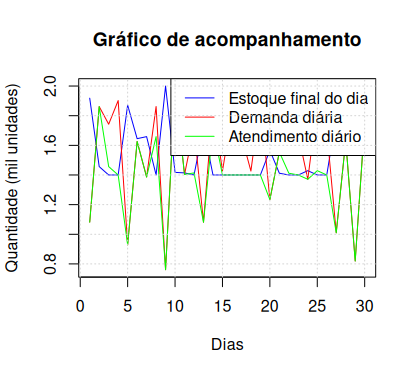

Recreate this plot in R.

# A

# Número de dias simulados
n <- 10000

# Geração de variáveis uniformes
U <- runif(n, 0, 1)

# Geração da demanda diária (em milhares de unidades)
X <- (8 * U)^(1/3)

# Verificar em quantos dias a demanda excede o estoque disponível (1.2 mil unidades)
faltouProduto <- X > 1.2

# Estimar a probabilidade de falta de produto
probabilidade <- mean(faltouProduto)

cat("Estimativa de P(X > 1.2):", 
    round(probabilidade, 4), "\n")


# Possível solução 2

fx <- function(x)
{
  return ((3 * x^2) / 8)
}

a <- 1.2  # Limite inferior
b <- 2    # Limite superior

resultado <- integrate(fx, lower = a, upper = b)
print(resultado)

probabilidade <- resultado$value
erro <- resultado$abs.error

cat("Estimativa de P(X > 1.2):",
    round(probabilidade, 4),
    "Erro estimado:", erro, "\n")



# b) Simulação da operação por 30 dias

# Parâmetros
N <- 30                      # número de dias
S_max <- 2.0                 # estoque máximo (mil unidades)
R <- 1.4                     # quantidade reposta diariamente (mil unidades)
estoque <- 1.6               # estoque inicial (mil unidades)

demandaTotal <- 0
atendidaTotal <- 0
diasFalta <- 0

estoquesFinais <- numeric(N)
estoquesIniciais <- numeric(N)
demandas <- numeric(N)
atendimentos <- numeric(N)
naoAtendimentos <- numeric(N)

# Simulação para N dias
for (i in 1:N)
{
  # Gerando demanda aleatória via método da inversa
  U <- runif(1)
  demanda <- (8 * U)^(1/3)
  
  estoquesIniciais[i] <- estoque
  
  # Registrando a demanda
  demandaTotal <- demandaTotal + demanda
  demandas[i] <- demanda
  
  # Verificando o atendimento
  falta <- 0
  atendida <- 0
  
  if (demanda <= estoque)
  {
    atendida <- demanda
  }
  else
  {
    atendida <- estoque
    falta <- demanda - estoque
    diasFalta <- diasFalta + 1
  }
  
  atendimentos[i] <- atendida
  naoAtendimentos[i] <- falta
  atendidaTotal <- atendidaTotal + atendida
  
  # Atualizando o estoque
  estoque <- estoque - atendida
  estoque <- min(estoque + R, S_max)
  
  estoquesFinais[i] <- estoque
}


# c) Cálculo dos indicadores e custos

custoProdutoEstocagem <- 0.5 # custo por unidade estocada
custoProdutoNaoAtendido <- 5 # custo por unidade não atendida

taxaAtendimento <- atendidaTotal / demandaTotal
estoqueMedio <- mean(estoquesFinais)

# Custo de estocagem
estoquesIniciaisUnidade <- estoquesIniciais * 1000
custoEstocagem <- sum(estoquesIniciaisUnidade) * custoProdutoEstocagem

# Custo de não atendimento
naoAtendimentosUnidade <- naoAtendimentos * 1000
custoNaoAtendimento <- sum(naoAtendimentosUnidade) * custoProdutoNaoAtendido

# Custo total
custoTotal <- custoEstocagem + custoNaoAtendimento

# Resultados
cat("Taxa média de atendimento:",
    round(taxaAtendimento, 4), "\n")

cat("Dias com falta de produto:",
    diasFalta, "\n")

cat("Estoque médio final do dia:",
    round(estoqueMedio, 3), "mil unidades\n")

cat("Custo estocagem: R$",
    round(custoEstocagem, 2), "\n")

cat("Custo não atendimento: R$",
    round(custoNaoAtendimento, 2), "\n")

cat("Custo total: R$",
    round(custoTotal, 2), "\n")


# d) Gráfico de acompanhamento

x <- 1:30
y1 <- estoquesFinais
y2 <- demandas
y3 <- atendimentos

# Criando o gráfico
plot(x, y1,
     type = "l",
     col = "blue",
     ylim = range(c(y1, y2, y3)),
     xlab = "Dias",
     ylab = "Quantidade (mil unidades)",
     main = "Gráfico de acompanhamento")

lines(x, y2, col = "red")
lines(x, y3, col = "green")

# Adicionando legenda
legend("topright",
       legend = c("Estoque final do dia",
                  "Demanda diária",
                  "Atendimento diário"),
       col = c("blue", "red", "green"),
       lty = 1)

grid()
